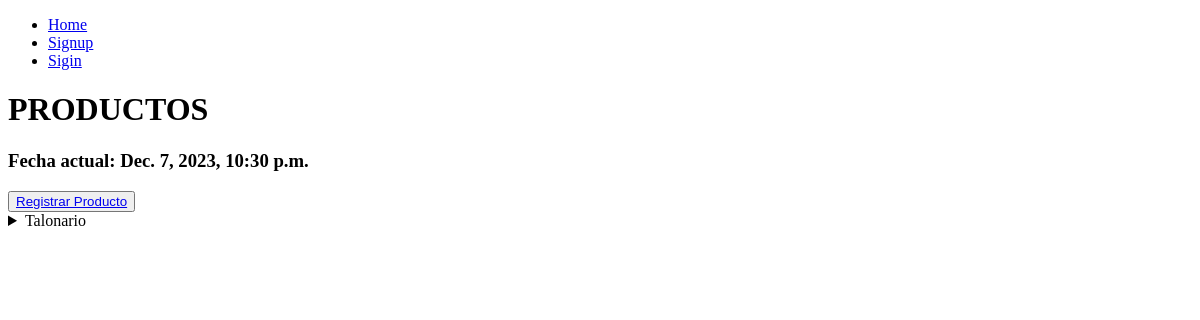
/productos/, run on an earlier commit of the app's database.
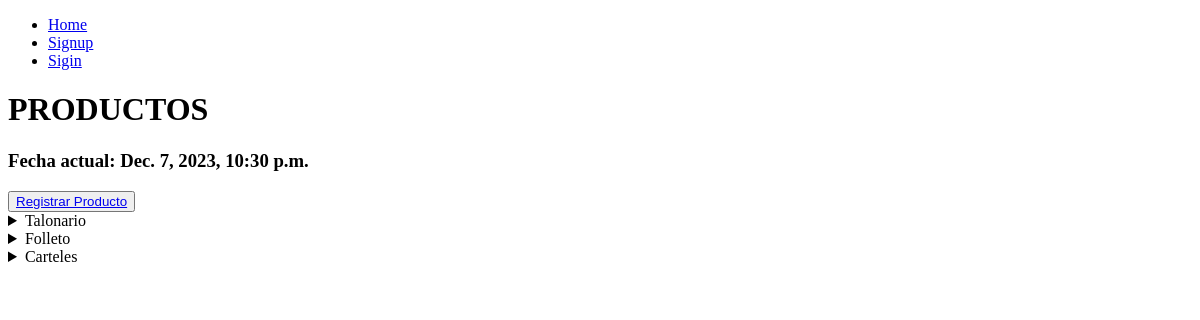
And on a later commit of the database.
### productos/models.py (models this page shows)
class Producto(models.Model):
    nombre = models.CharField(max_length=100)
    descripcion = models.CharField(max_length=500)
    precio = models.DecimalField(max_digits=4, decimal_places=2)

### productos/views.py (the view)
# urls.py: path('productos/',views.Productos),
def Productos(request):
    fecha_actual = datetime.datetime.now()
    productosLST = Producto.objects.all()
    productoEspecificacionLST = ProductoEspecificacion.objects.all()
    especificacionesLST = Especificacion.objects.all()
    return render(request,'productos.html',{'fecha':fecha_actual,'productos':productosLST,'productoEspecificaciones':productoEspecificacionLST,'especificaciones':especificacionesLST})

### productos/templates/productos.html (shortened to what this page needs)
{% extends 'base.html' %}
{% block content %}
<h1>PRODUCTOS</h1>
<h3>Fecha actual: {{fecha}}</h3>
<button><a href="/productos/create">Registrar Producto</a></button>
    {% for p in productos %}
    <details>
        <summary>{{p.nombre}}</summary>
        <br>
    </details>
    {% endfor %}
{% endblock %}

### productos/templates/base.html (shortened to what this page needs)
<!DOCTYPE html>
<html lang="en">
<head>
</head>
<body>
    <nav>
        <ul>
            <li><a href="/">Home</a></li>
            <li><a href="/signup">Signup</a></li>
            <li><a href="/signin">Sigin</a></li>
        </ul>
    </nav>
    {% block content %}
    {% endblock %}
</body>
</html>

What changed in the data, as far as the page shows it:
added Producto: nombre "Folleto"
added Producto: nombre "Carteles"
